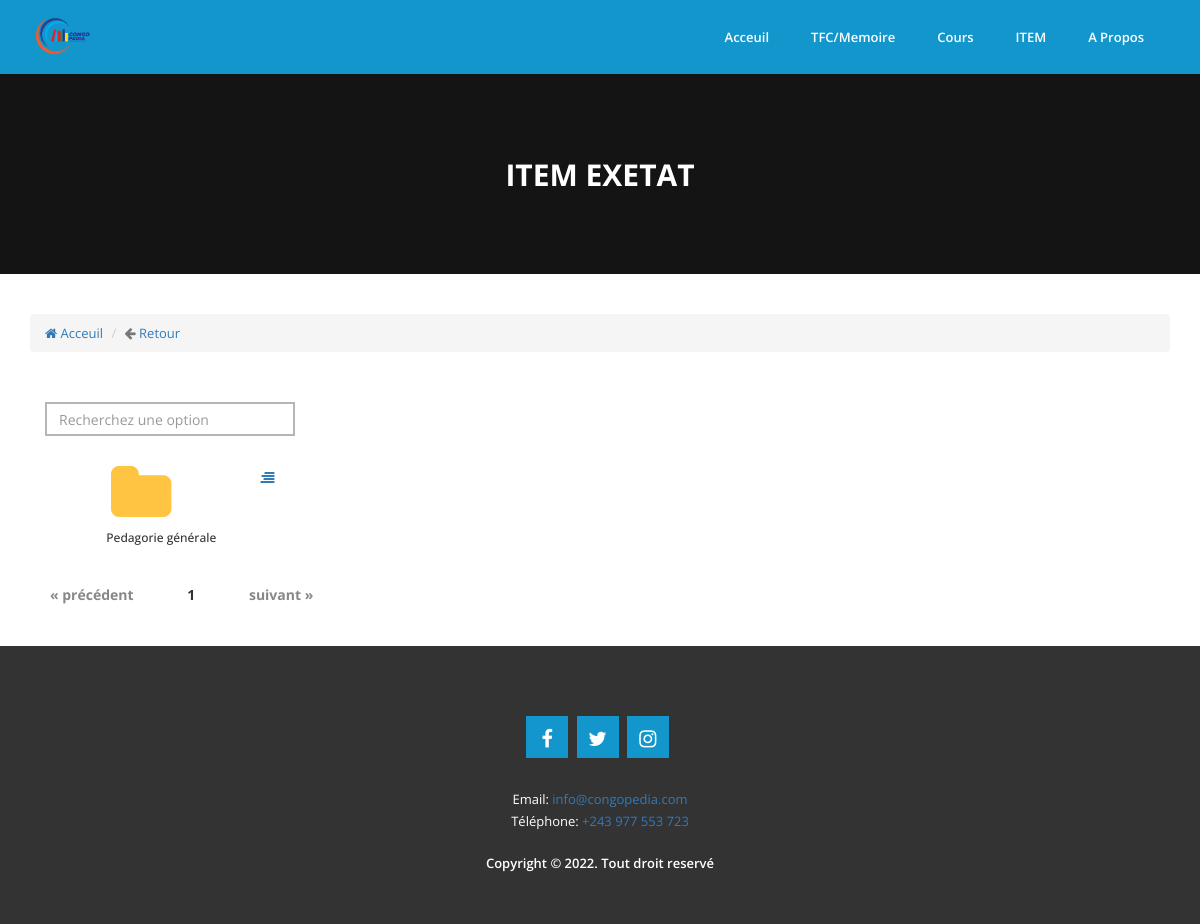
The page /item.php on the database as committed earlier.
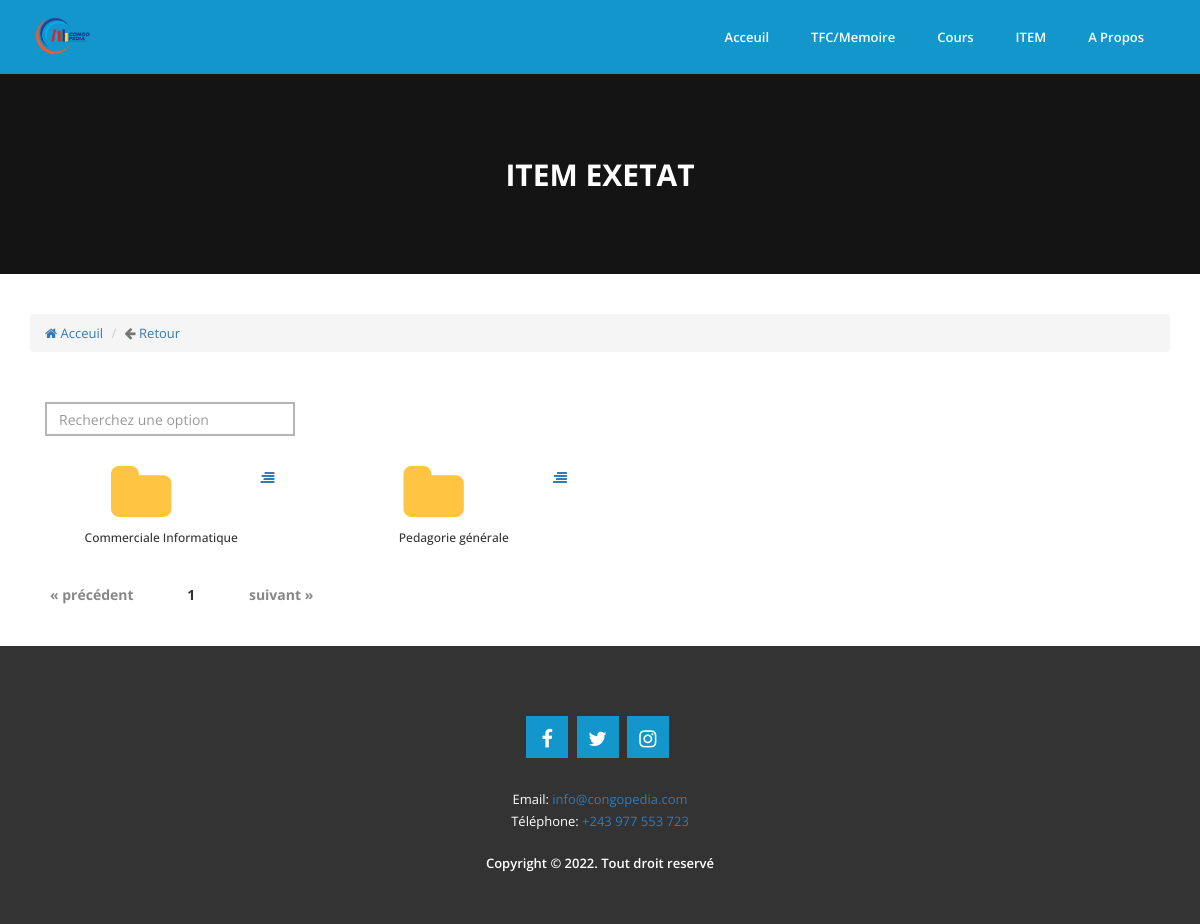
The same page on the database as committed later.
### tables this page shows
CREATE TABLE `t_option` (
  `CodeOption` int(11) NOT NULL,
  `Designation` varchar(250) NOT NULL,
  `option_slug` text NOT NULL,
  `Created_on` timestamp NOT NULL DEFAULT current_timestamp() ON UPDATE current_timestamp()
);

### item.php (called while the page is built)
<?php
include("includes/sessionclient.php");
include("includes/head.php");
include("includes/header.php");
include("container/item.php");
include("includes/footer.php");
?>

### class/app.php (called while the page is built, shortened)
<?php
class App
{
    private $db_name, $db_user, $db_pass, $db_host, $pdo;
    public function __construct( $db_name = "congopedia", $db_user = "root", $db_pass = "", $db_host = 'localhost' )
    {
        $this->db_name = $db_name;
        $this->db_user = $db_user;
        $this->db_pass = $db_pass;
        $this->db_host = $db_host;
    }
    public function getPDO()
    {
        try {
            if ( $this->pdo === null ) {
                $pdo_ = new PDO( 'mysql:host=' . $this->db_host . '; port=3306; dbname=' . $this->db_name . ';charset=utf8', $this->db_user, $this->db_pass );
                $pdo_->setAttribute( PDO::ATTR_ERRMODE, PDO::ERRMODE_WARNING );
                $this->pdo = $pdo_;
            }
        } catch ( PDOException $ex ) {
            die( $ex->getMessage() );
        }
        return $this->pdo;
    }
    public function fetchPrepared( $statement )
    {
        $req = $this->getPDO()->prepare( $statement );
        $req->execute();
        return $req->fetchAll();
    }
    public function fetch( $statement )
    {
        $req = $this->getPDO()->query( $statement );
        $data = $req->fetch();
        return $data;
    }
}
$app=new App('congopedia');
?>

### container/item.php (the view, shortened to what this page needs)
<?php
if (isset($_GET['page']) && !empty($_GET['page'])) {
    $currentPage = (int)strip_tags($_GET['page']);
} else {
    $currentPage = 1;
}
$sql1 = "SELECT COUNT(*) AS nbre FROM t_option";
$nbre = $app->fetch($sql1);
$nbArticles = $nbre['nbre'];
$parPage = 20;
$pages = ceil($nbArticles / $parPage);
$premier = ($currentPage * $parPage) - $parPage;
$sql3 = "SELECT * FROM t_option ORDER BY Designation LIMIT $premier,$parPage";
$req = $app->fetchPrepared($sql3);
?>
<div class="slide-single slide-single-page">
    <div class="overlay"></div>
    <div class="text text-page">
        <div class="this-item">
            <h2>ITEM EXETAT </h2>
        </div>
    </div>
</div>
<div class="single-channel">
    <div class="container">
        <nav aria-label="breadcrumb">
            <ol class="breadcrumb">
                <li class="breadcrumb-item"><a href="home"><i class="fa fa-home"></i> Acceuil</a></li>
                <li class="breadcrumb-item active" aria-current="page"><i class="fa fa-arrow-left"></i> <a href="<?php echo $_SERVER["HTTP_REFERER"]; ?>">Retour</a></li>
            </ol>
        </nav>
        <div class="home-search">
            <div class="container">
                <div class="row">
                    <div class="col-md-6 left">
                        <div class="seach">
                            <form action="search-option?word=" method="get">
                                <input type="text" autocomplete="off" name="word" class="form-control"
                                       placeholder="Recherchez une option">
                            </form>
                        </div>
                    </div>
                </div>
            </div>
        </div>
        <div class="row">
            <div class="col-md-12 col-sm-12 col-xs-12">
                <div class="row">
                    <?php
                    foreach ($req as $row){
                        ?>
                        <div class="col-md-3 text-center">
                            <div class="card mb-3">
                                <div class="card-body">
                                    <div class="dropdown" style="padding: 5px;">
                                        <a href="#" class="btn btn-floating" style="float: right;" data-toggle="dropdown">
                                            <i class="fa fa-align-right"></i>
                                        </a>
                                        <a href="item-by-option?slug=<?php echo $row['option_slug']; ?>" class="avatar avatar-lg">
                                            <span class="">
                                                <i class="fa fa-folder fa-5x" style="color: #FFC542;"></i>
                                            </span>
                                        </a>
                                    </div>
                                </div>
                            </div>
                            <h6><?php echo $row['Designation'] ?></h6>
                        </div>
                        <?php
                    }
                    ?>
                </div>
            </div>
        </div>
        <div class="row">
            <div class="col-md-12">
                <div class="pagination">
                    <a href="item?page=<?= $currentPage - 1 ?>"><span class="<?= ($currentPage == 1) ? "disabled" : "" ?>">&#171; précédent</span></a>
                    <?php for($page = 1; $page <= $pages; $page++): ?>
                        <a href="item?page=<?= $page ?>"><span class="<?= ($currentPage == $page) ? "current" : "" ?>"><?= $page ?></span></a>
                    <?php endfor ?>
                    <a href="item?page=<?= $currentPage + 1 ?>"><span class="<?= ($currentPage == $pages) ? "disabled" : "" ?>">suivant &#187;</span></a>
                </div>
            </div>
        </div>
    </div>
</div>

### includes/head.php (shortened to what this page needs)
<!DOCTYPE html>
<html dir="ltr" lang="en">
<head>
    <link rel="stylesheet" href="assets/css/bootstrap.min.css">
    <link rel="stylesheet" href="assets/css/bootstrap-datepicker.min.css">
    <link rel="stylesheet" href="assets/css/superfish.css">
    <link rel="stylesheet" href="assets/css/slicknav.css">
    <link rel="stylesheet" href="assets/css/animate.css">
    <link rel="stylesheet" href="assets/css/jquery.bxslider.css">
    <link rel="stylesheet" href="assets/css/hover.css">
    <link rel="stylesheet" href="assets/css/magnific-popup.css">
    <link rel="stylesheet" href="assets/css/style.css">
    <link rel="stylesheet" href="assets/css/responsive.css">
</head>

### includes/header.php (shortened to what this page needs)
<body>
<div class="page-wrapper">
    <header>
        <div class="container">
            <div class="row">
                <div class="col-md-3 col-sm-3 logo">
                    <a href="home"><img style="man-height: 150px; object-fit: cover;" src="image/cp2.png" alt=""></a>
                </div>
                <div class="col-md-9 col-sm-9 nav-wrapper">
                    <nav>
                        <ul class="sf-menu" id="menu">
                            <li><a href="home" class="navv">Acceuil</a></li>
                            <li><a href="article" class="navv">TFC/Memoire</a></li>
                            <li><a href="courses" class="navv">Cours</a></li>
                            <li><a href="item" class="navv">ITEM</a></li>
                            <li><a href="about-us" class="navv">A propos</a></li>
                        </ul>
                    </nav>
                </div>
            </div>
        </div>
    </header>

### includes/footer.php (shortened to what this page needs)
<section class="footer">
    <div class="container">
        <div class="row">
            <div class="col-md-12">
                <div class="item">
                    <ul>
                        <li><a href="http://www.facebook.com/"><i class="fa fa-facebook"></i></a></li>
                        <li><a href="http://www.twitter.com/"><i class="fa fa-twitter"></i></a></li>
                        <li><a href="http://www.twitter.com/"><i class="fa fa-instagram"></i></a></li>
                    </ul>
                </div>
            </div>
        </div>
        <div class="row">
            <div class="col-md-12 address">
                <p>
                    Email: <a href="mailto:info@congopedia.com"
                              class="__cf_email__">info@congopedia.com</a><br>
                    Téléphone: <a href="tel:+243 977 553 723">+243 977 553 723</a>
                </p>
            </div>
            <div class="col-md-12 copyright">
                <p>
                    Copyright © 2022. Tout droit reservé </p>
            </div>
        </div>
    </div>
</section>
</div>
</body>
</html>

### assets/css/superfish.css (style rules this page uses)
.sf-menu, .sf-menu * { margin: 0; padding: 0; list-style: none; }
.sf-menu li { position: relative; }
.sf-menu > li { float: left; }
.sf-menu a { display: block; position: relative; }
.sf-menu { float: left; margin-bottom: 1em; }
.sf-menu a { border-left: 1px solid #fff; border-top: 1px solid #dFeEFF; border-top: 1px solid rgba(255,255,255,.5); padding: .75em 1em; text-decoration: none; zoom: 1; }
.sf-menu a { color: #13a; }
.sf-menu li { background: #BDD2FF; white-space: nowrap; *white-space: normal; -webkit-transition: background .2s; transition: background .2s; }

### assets/css/responsive.css (style rules this page uses)
* { margin: 0; padding: 0; border: 0; outline: none; }

Rows that differ between the two databases and show on the page:
added t_option: Designation "Commerciale Informatique"
